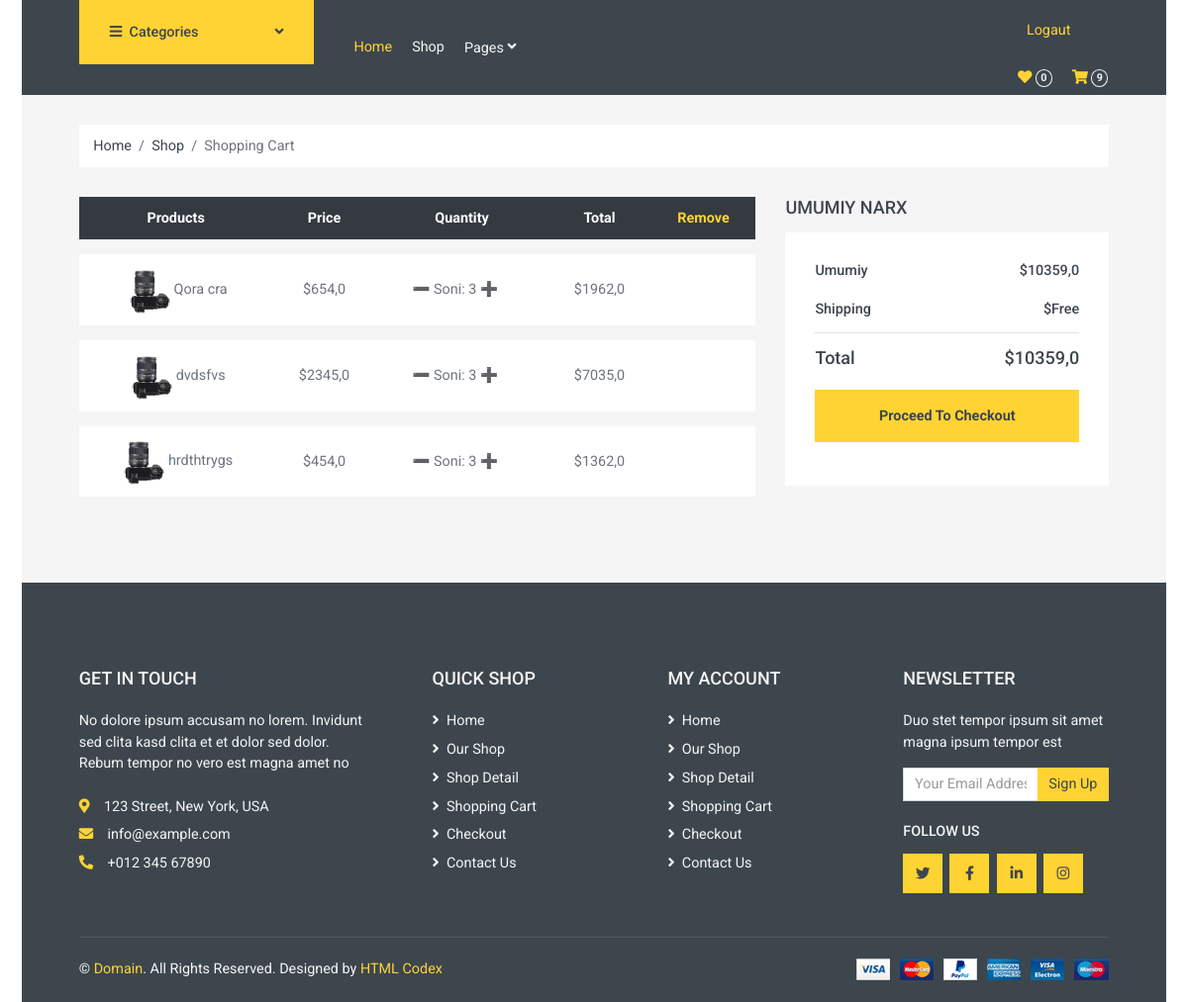
The app's page /cart/ (signed in) with its own data.
### blog/models.py (models this page shows, shortened)
class OrderProduct(models.Model):
    order = models.ForeignKey(Order, on_delete=models.SET_NULL, null=True)
    product = models.ForeignKey(Product, on_delete=models.SET_NULL, null=True)
    quantity = models.IntegerField(default=0)
    added = models.DateTimeField(auto_now_add=True)
    @property
    def get_cart_price(self):
        total_price = self.quantity * self.product.price
        return total_price

class Product(models.Model):
    category = models.ForeignKey(Category, on_delete=models.CASCADE, verbose_name='Kategoriya')
    name = models.CharField(max_length=255, verbose_name="Nomi")
    content = models.TextField(blank=True, null=True, verbose_name='Izohi')
    photo = models.ImageField(upload_to='product/', verbose_name='Rasmi')
    price = models.FloatField(verbose_name='Narxi')
    discount = models.FloatField(verbose_name='Chegirma')
    color = models.CharField(max_length=150, null=True, blank=True, verbose_name='Rangi')
    quantity = models.IntegerField(default=0)
    filter_size = models.CharField(max_length=3, choices=FILTER_SIZE, null=True)
    slug = models.SlugField(null=True, blank=True, verbose_name='Slug')
    class Meta():
        ordering = ['-pk']

### blog/views.py (the view)
# urls.py: path('cart/', cart, name='cart'),
def cart(request):
    if request.user.is_authenticated:
        cart_info = CartAuthenticatedUser(request).get_cart_info()
        context = {
            'order_products': cart_info['order_products'],
            'cart_total_price': cart_info['cart_total_price'],
            'cart_total_quantity': cart_info['cart_total_quantity']
        }
        return render(request, 'blog/cart.html', context)
    return redirect('register')

### blog/models.py (called while the page is built)
    @property
    def get_cart_total_price(self):
        order_products = self.orderproduct_set.all()
        total_price = sum([product.get_cart_price for product in order_products])
        return total_price

    @property
    def get_cart_total_quantity(self):
        order_products = self.orderproduct_set.all()
        total_quantity = sum([product.quantity for product in order_products])
        return total_quantity

### blog/utils.py (called while the page is built)
    def get_cart_info(self):
        customer, created = Customer.objects.get_or_create(
            user=self.request.user
        )
        order, created = Order.objects.get_or_create(
            customer=customer
        )
        order_products = order.orderproduct_set.all()
        cart_total_price = order.get_cart_total_price
        cart_total_quantity = order.get_cart_total_quantity
        return {
            'order': order,
            'order_products': order_products,
            'cart_total_price': cart_total_price,
            'cart_total_quantity': cart_total_quantity
        }

### blog/templates/blog/cart.html
{% extends 'base.html' %}
{% load static %}
{% block main %}
<div class="container-fluid">
    <div class="row px-xl-5">
        <div class="col-12">
            <nav class="breadcrumb bg-light mb-30">
                <a class="breadcrumb-item text-dark" href="{% url 'index' %}">Home</a>
                <a class="breadcrumb-item text-dark" href="{% url 'shop' %}">Shop</a>
                <span class="breadcrumb-item active">Shopping Cart</span>
            </nav>
        </div>
    </div>
</div>
<div class="container-fluid">
    <div class="row px-xl-5">
        <div class="col-lg-8 table-responsive mb-5">
            <table class="table table-light table-borderless table-hover text-center mb-0">
                <thead class="thead-dark">
                <tr>
                    <th>Products</th>
                    <th>Price</th>
                    <th>Quantity</th>
                    <th>Total</th>
                    <th><a href="{% url 'clear_cart' %}">Remove</a></th>
                </tr>
                </thead>
                <tbody class="align-middle">
                {% for product in order_products %}
                <tr>
                    <td class="align-middle"><img src="img/product-1.jpg" alt="" style="width: 50px;">{{ product.product.name }}</td>
                    <td class="align-middle">${{ product.product.price }}</td>
                    <td class="align-middle">
                        <div class="input-group quantity mx-auto" style="width: 100px;">
                            <div>
                                <a href="{% url 'to_cart' product.product.pk 'delete' %}"
                                   style="text-decoration: none;">➖</a>
                                Soni: {{ product.quantity }}
                                <a href="{% url 'to_cart' product.product.pk 'add' %}"
                                   style="text-decoration: none;">➕</a>
                            </div>
                        </div>
                    </td>
                    <td class="align-middle">${{ product.get_cart_price }}</td>
                </tr>
                {% endfor %}
                </tbody>
            </table>
        </div>
        <div class="col-lg-4">
            <h5 class="section-title position-relative text-uppercase mb-3"><span
                    class="bg-secondary pr-3">Umumiy narx</span></h5>
            <div class="bg-light p-30 mb-5">
                <div class="border-bottom pb-2">
                    <div class="d-flex justify-content-between mb-3">
                        <h6>Umumiy</h6>
                        <h6>${{ cart_total_price }}</h6>
                    </div>
                    <div class="d-flex justify-content-between">
                        <h6 class="font-weight-medium">Shipping</h6>
                        <h6 class="font-weight-medium">$Free</h6>
                    </div>
                </div>
                <div class="pt-2">
                    <div class="d-flex justify-content-between mt-2">
                        <h5>Total</h5>
                        <h5>${{ cart_total_price }}</h5>
                    </div>
                    <a href="{% url 'payment' %}"><button class="btn btn-block btn-primary font-weight-bold my-3 py-3">Proceed To Checkout</button></a>
                </div>
            </div>
        </div>
    </div>
</div>
{% endblock main %}

### records on screen
OrderProduct: product.name "Qora cra", product.price "654,0", quantity "3", get_cart_price "1962,0"
OrderProduct: product.name "dvdsfvs", product.price "2345,0", quantity "3", get_cart_price "7035,0"
OrderProduct: product.name "hrdthtrygs", product.price "454,0", quantity "3", get_cart_price "1362,0"

### other values on screen
{{ cart_total_quantity }} "9"
{{ cart_total_price }} "10359,0"
